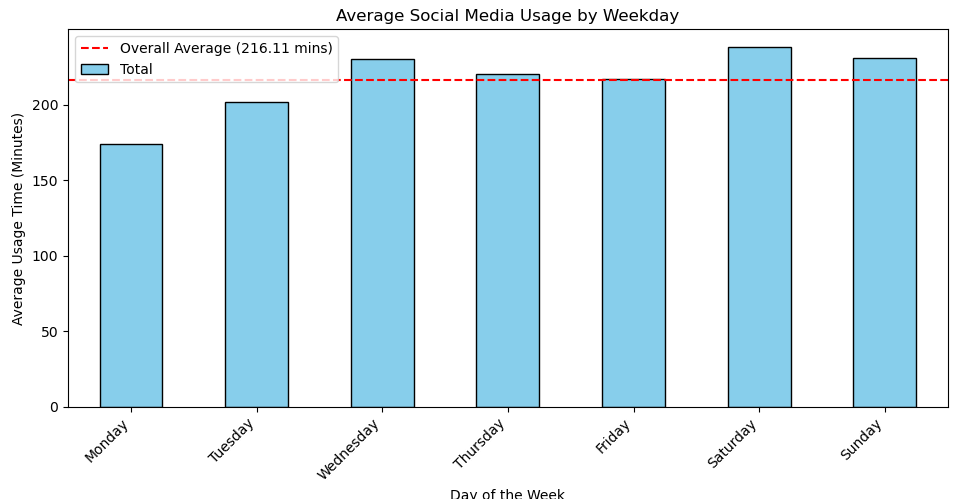

Write the Python code that produced this figure.
#I wrote this code to create a bar chart that shows which days I use social media the most, and which days are above average. It's not surprising that the weekends are above
average, but it's surprising that Monday, my least busy weekday, is the day with the lowest average.#

import pandas as pd
import matplotlib.pyplot as plt

# Uploading Excel file
file_path = r"C:\Users\alide\OneDrive - sabanciuniv.edu\Masaüstü\CS210 Project\Ekran Süresi Dataları.xlsx"
social_media_data = pd.read_excel(file_path)

# Edit the date column and add days of the week
social_media_data['Date'] = pd.to_datetime(social_media_data['Date'])
social_media_data['Weekday'] = social_media_data['Date'].dt.day_name()

# Checking the Total column
if "Total" in social_media_data.columns:
    # Haftanın her günü için ortalama kullanım sürelerini hesaplama
    weekly_averages = social_media_data.groupby('Weekday')['Total'].mean()

    # Maintaining the order of the day (Monday to Sunday)
    ordered_days = ["Monday", "Tuesday", "Wednesday", "Thursday", "Friday", "Saturday", "Sunday"]
    weekly_averages = weekly_averages.reindex(ordered_days)

    # Create a column chart
    plt.figure(figsize=(10, 6))
    weekly_averages.plot(kind='bar', color='skyblue', edgecolor='black')

    # Chart labels and title
    plt.title('Average Social Media Usage by Weekday')
    plt.xlabel('Day of the Week')
    plt.ylabel('Average Usage Time (Minutes)')
    plt.xticks(rotation=45, ha='right')

    # Show average line
    plt.axhline(y=weekly_averages.mean(), color='red', linestyle='--', linewidth=1.5, label=f'Overall Average ({weekly_averages.mean():.2f} mins)')
    plt.legend()

    # Graphics editing
    plt.tight_layout()

    # Show chart
    plt.show()
